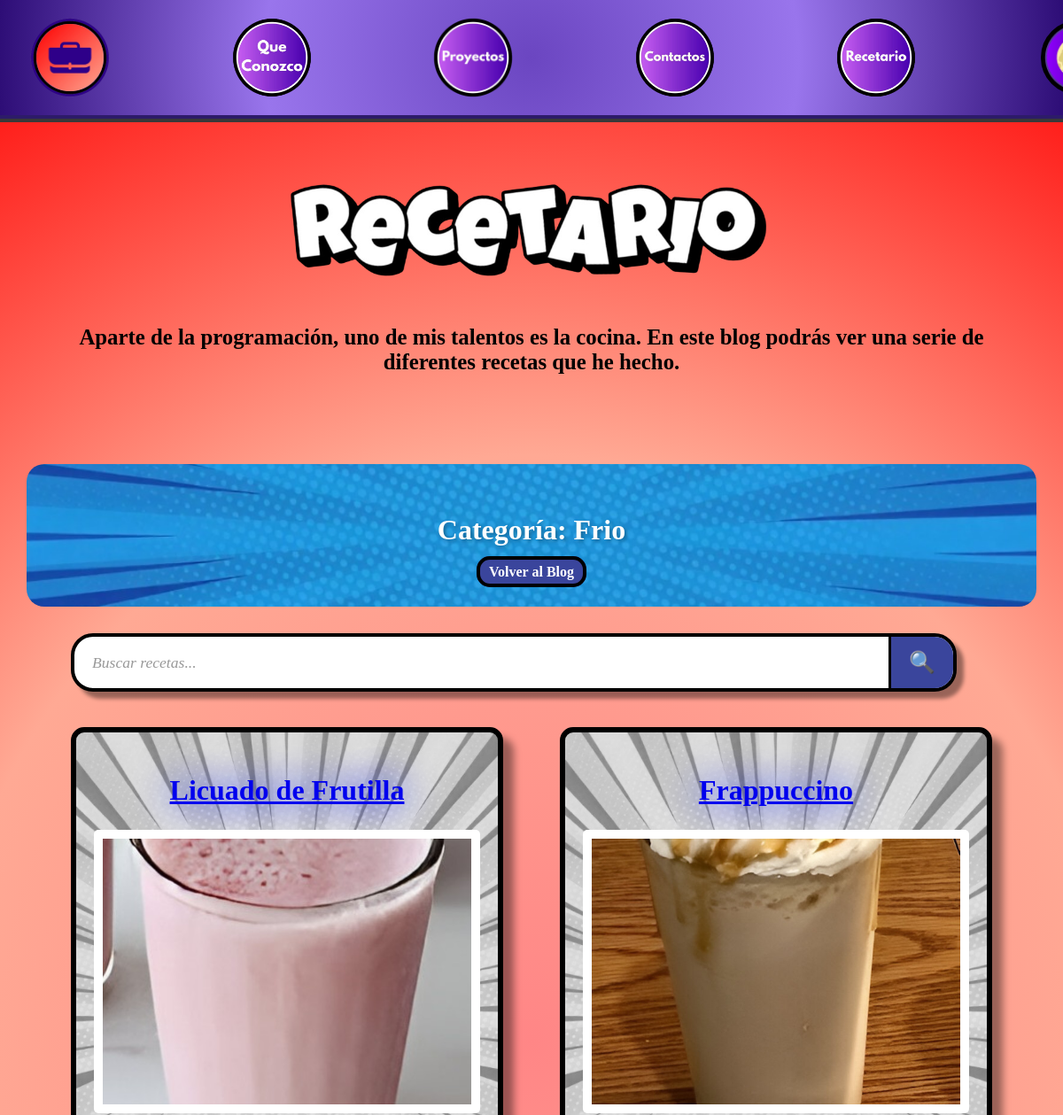
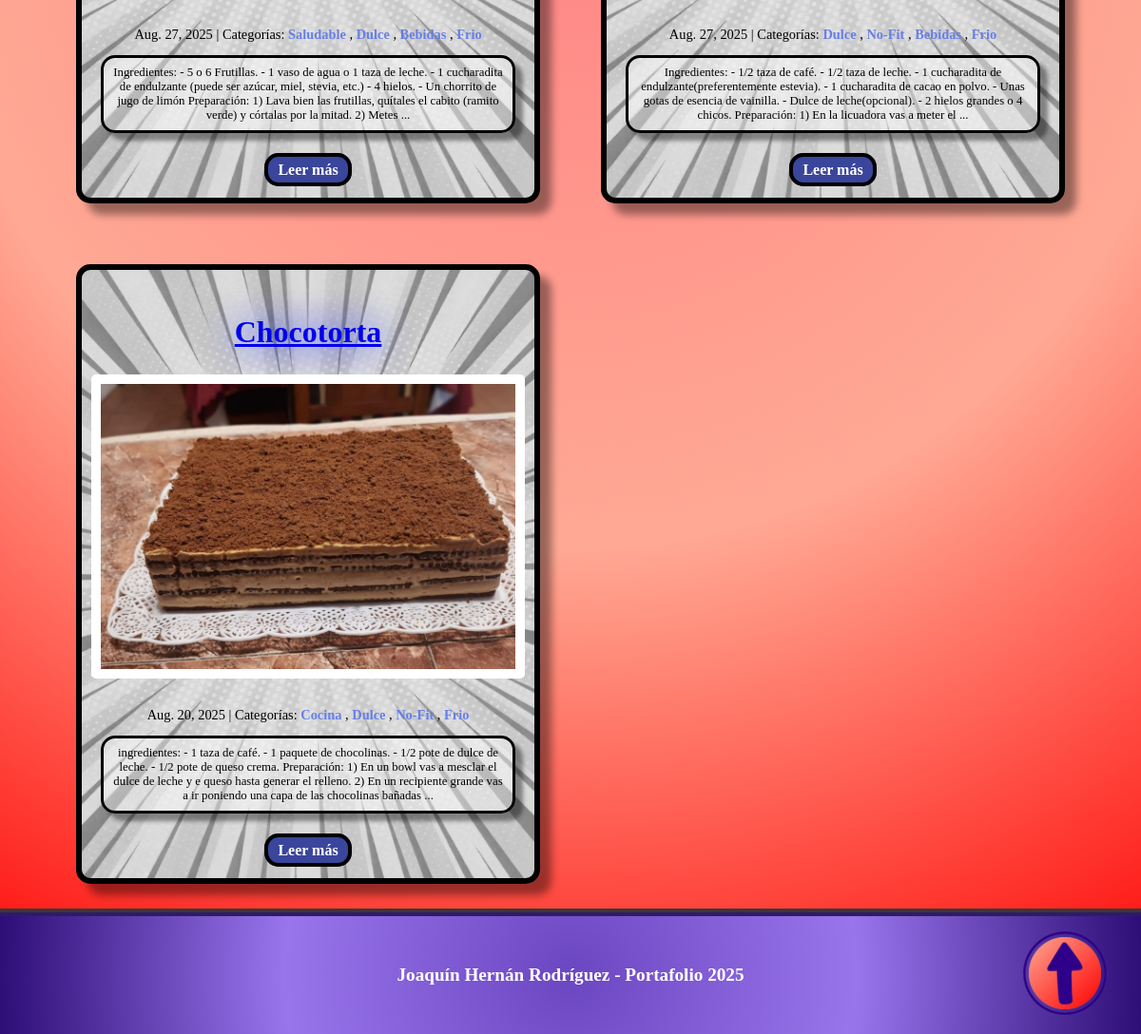
The page /blog/category/Frio/ on the database its author committed (2 pictures, top to bottom).
### blog/models.py (models this page shows, shortened)
class Category(models.Model):
    name = models.CharField(max_length=30)
    class Meta:
        verbose_name_plural = "categories"

class Post(models.Model):
    title = models.CharField(max_length=255)
    body = models.TextField()
    created_on = models.DateTimeField(auto_now_add=True)
    last_modified = models.DateTimeField(auto_now=True)
    categories = models.ManyToManyField("Category", related_name="posts")
    image = models.ImageField(upload_to='blog_images/', blank=True, null=True)

### blog/views.py (the view)
# urls.py: path("category/<category>/", views.blog_category, name="blog_category"),
def blog_category(request, category):
    search_query = request.GET.get('search', '')
    error_message = ''
    if len(search_query) > 100:
        error_message = "Búsqueda no válida: el texto es demasiado largo"
        posts = Post.objects.none()
    else:
        posts = Post.objects.filter(categories__name__icontains=category).order_by("-created_on")
        if search_query:
            posts = posts.filter(
                Q(title__icontains=search_query) |
                Q(body__icontains=search_query) |
                Q(categories__name__icontains=search_query)
            ).distinct()
    context = {
        "category": category,
        "posts": posts,
        "search_query": search_query,
        "error_message": error_message,
    }
    return render(request, "blog/category.html", context)

### templates/blog/category.html (shortened to what this page needs)
{% extends "blog.html" %}
{% load static %}
{% block page_content %}
  <div class="category-header" style="background-image: url('{% static 'Portafolio/assets/Fondos/Fondo Azul.png' %}'); background-size: cover; background-position: center;">
    <h2 class="category-title">Categoría: {{ category }}</h2>
    <a href="{% url 'blog:blog_index' %}" class="volver">Volver al Blog</a>
  </div>
    <div class="Barra-busqueda">
    <div class="search-section">
      <form method="get" class="search-form">
        <div class="search-input-group">
          <input type="text"
                 name="search"
                 placeholder="Buscar recetas..."
                 value="{{ request.GET.search }}"
                 class="search-input"
                 maxlength="100">
          <button type="submit" class="search-button">
            🔍
          </button>
        </div>
      </form>
    </div>
  </div>
  <div class="Posteos">
    {% for post in posts %}
      <article class="Tarjeta" style="background-image: url('{% static 'Portafolio/assets/Fondos/Fondo Blanco.png' %}'); background-size: cover; background-position: center;">
        <div class="Contenido">
          <h2 class="titulo-posteo">
            <a href="{% url 'blog:blog_detail' post.pk %}">{{ post.title }}</a>
          </h2>
          {% if post.image %}
            <div class="post-image">
              <img src="{{ post.image.url }}" alt="{{ post.title }}" class="post-thumbnail">
            </div>
          {% endif %}
          <div class="info">
            <span class="post-date">{{ post.created_on.date }}</span>
            <span class="separator">|</span>
            <span class="post-categories">Categorías:
              {% for category in post.categories.all %}
                <a href="{% url 'blog:blog_category' category.name %}" class="categoria">
                  {{ category.name }}
                </a>{% if not forloop.last %}, {% endif %}
              {% endfor %}
            </span>
          </div>
          <div class="informacion-previa">
            <p>{{ post.body | slice:":300" }}{% if post.body|length > 300 %}...{% endif %}</p>
          </div>
          <a href="{% url 'blog:blog_detail' post.pk %}" class="leer-mas">Leer más</a>
        </div>
      </article>
    {% empty %}
      <div class="no-posts" style="background-image: url('{% static 'Portafolio/assets/Fondos/Fondo Blanco.png' %}'); background-size: cover; background-position: center;">
        <h3>No hay posts en esta categoría</h3>
        <p>Pronto habrá contenido en esta categoría.</p>
      </div>
    {% endfor %}
  </div>
{% endblock page_content %}

### Portafolio/static/Portafolio/css/base.css (style rules this page uses)
html { scroll-behavior: smooth; }
body { margin: 0; padding: 0; height: 100%; transition: background-color 0.3s ease; font-family: 'Baloo 2', cursive; }
h1, h2, h3, .Barra ul li a { font-family: 'Bangers', cursive; }

### Portafolio/static/Portafolio/css/blog.css (style rules this page uses)
body { background: radial-gradient(circle,#ff8686, #ffa994, #ff0000); }
.Posteos { padding-left: 5rem; padding-right: 5rem; display: grid; text-align: center; grid-template-columns: repeat(auto-fit, minmax(400px, 1fr)); gap: 4rem; margin-bottom: 30px; margin: 30px auto; max-width: 1200px; }
.Tarjeta { border-radius: 15px; border: 6px solid #000000; box-shadow: 12px 12px 8px rgba(0, 0, 0, 0.4); padding: 20px; transition: all 0.3s ease; }
.Contenido { position: relative; z-index: 1; }
.titulo-posteo { color: #005eff; text-align: center; text-shadow: 0 0 40px #0022ff; font-size: 2rem; }
.info { color: #000000; font-size: 0.9rem; gap: 0.5rem; }
.categoria { font-size: 0.9rem; color: #667eea; text-decoration: none; font-weight: bold; transition: color 0.3s ease; }
.informacion-previa p { font-size: 0.8rem; color: #000000; margin-bottom: 30px; background-color: rgba(255, 255, 255, 0.402); border: 3px solid #000000; box-shadow: 8px 8px 4px rgba(0, 0, 0, 0.4); border-radius: 15px; padding: 0.5rem; }
.leer-mas { font-weight: bold; background-color: #3a459c; border-radius: 15px; border: 4px solid #000; color: white; padding: 5px 10px; text-decoration: none; transition: all 0.3s ease; }
.volver { font-weight: bold; background-color: #3a459c; border-radius: 15px; border: 4px solid #000; color: white; padding: 5px 10px; text-decoration: none; transition: all 0.3s ease; margin-bottom: 25px; }
.category-header { border-radius: 20px; padding: 30px; text-align: center; margin: 30px auto; max-width: 1400px; width: 90%; }
.category-title { color: white; font-size: 2em; font-weight: bold; margin-bottom: 20px; text-shadow: 2px 2px 4px rgba(0, 0, 0, 0.3); }
.post-thumbnail { width: 100%; height: 200px; object-fit: cover; border-radius: 10px; margin-bottom: 15px; }
.post-thumbnail { width: 100%; height: 300px; object-fit: cover; border-radius: 5px; margin-bottom: 15px; background: white; padding: 10px 10px 10px 10px; }
.post-image { margin-bottom: 15px; display: flex; justify-content: center; position: relative; }
.Barra-busqueda { max-width: 1200px; margin: 0 auto 40px auto; padding: 0 5rem; display: grid; grid-template-columns: 1fr auto; gap: 40px; align-items: start; }
.search-section { display: flex; flex-direction: column; gap: 15px; word-wrap: break-word; word-break: break-word; overflow-wrap: break-word; }
.search-form { width: 100%; }
.search-input-group { display: flex; background-color: white; border: 4px solid #000; border-radius: 25px; overflow: hidden; box-shadow: 8px 8px 4px rgba(0, 0, 0, 0.4); transition: all 0.3s ease; }
.search-input { font-family: 'Bangers', cursive; flex: 1; padding: 15px 20px; border: none; outline: none; font-size: 1.1rem; color: #333; background: transparent; }
.search-input::placeholder { color: #999; font-style: italic; }
.search-button { background: #3a459c; border: none; padding: 15px 20px; font-size: 1.5rem; cursor: pointer; transition: all 0.3s ease; border-left: 3px solid #000; }

### rows shown on the page
Category: name "Frio"
Post: title "Licuado de Frutilla", image (picture), created_on "Aug. 27, 2025", body "Ingredientes: - 5 o 6 Frutillas. - 1 vaso de agua o 1 taza de leche. - 1 cucharadita de endulzante (puede ser azúcar, miel, stevia, etc.) - 4 hielos. - Un chorrito de jugo de limón Preparación: 1) Lava bien las frutillas, quítales el cabito (ramito verde) y córtalas por la mitad. 2) Metes"
Category: name "Saludable"
Category: name "Dulce"
Category: name "Bebidas"
Post: title "Frappuccino", image (picture), created_on "Aug. 27, 2025", body "Ingredientes: - 1/2 taza de café. - 1/2 taza de leche. - 1 cucharadita de endulzante(preferentemente estevia). - 1 cucharadita de cacao en polvo. - Unas gotas de esencia de vainilla. - Dulce de leche(opcional). - 2 hielos grandes o 4 chicos. Preparación: 1) En la licuadora vas a meter el"
Category: name "No-Fit"
Post: title "Chocotorta", image (picture), created_on "Aug. 20, 2025", body "ingredientes: - 1 taza de café. - 1 paquete de chocolinas. - 1/2 pote de dulce de leche. - 1/2 pote de queso crema. Preparación: 1) En un bowl vas a mesclar el dulce de leche y e queso hasta generar el relleno. 2) En un recipiente grande vas a ir poniendo una capa de las chocolinas bañadas"
Category: name "Cocina"
